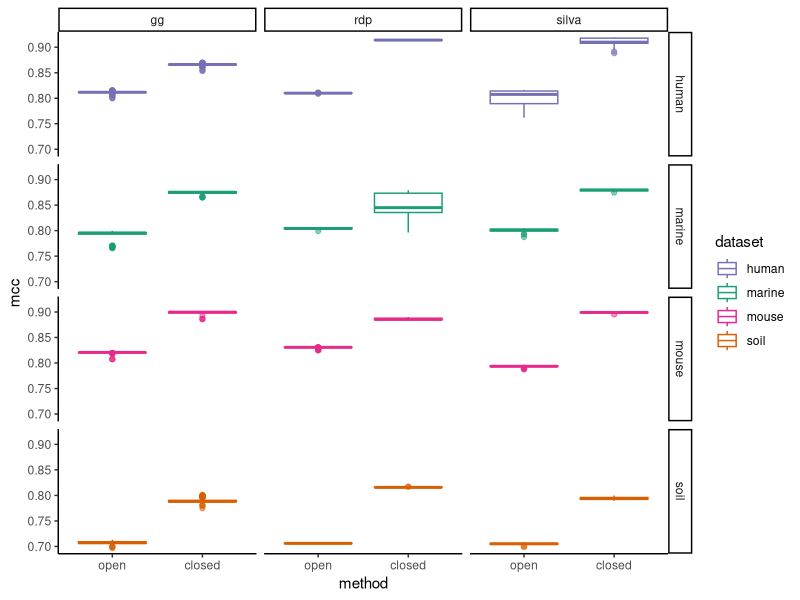
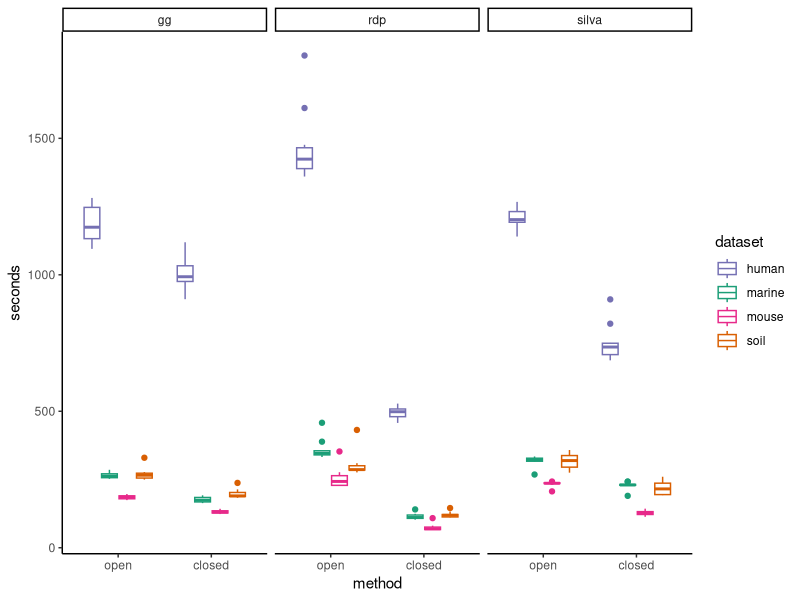
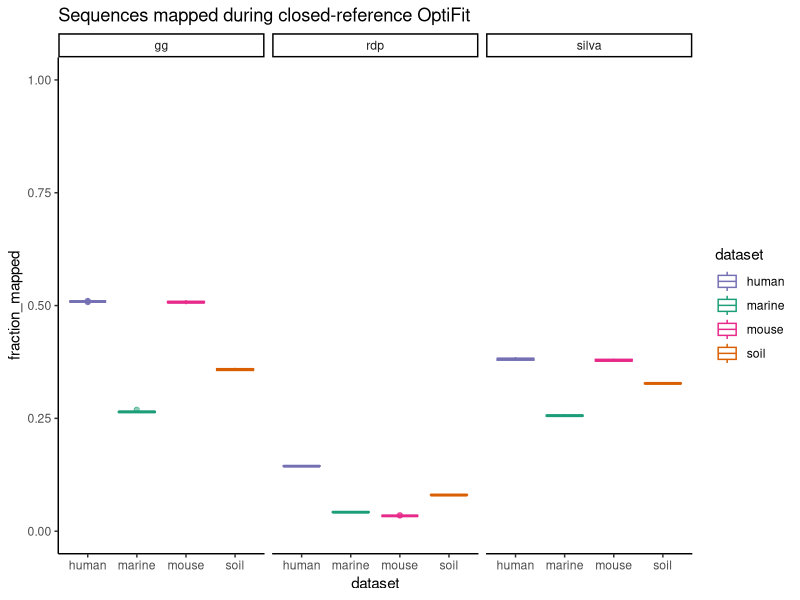

The R source for these figures, in order:
## ---- chunk 1
knitr::opts_chunk$set(echo = TRUE,
                      message = FALSE,
                      fig.path = "figures/"
                      )
## ---- chunk 2
library(here)
library(knitr)
library(tidyverse)
theme_set(theme_classic())
color_palette <- RColorBrewer::brewer.pal(4, "Dark2")
dataset_colors <- c(
  human = color_palette[[3]],
  marine = color_palette[[1]],
  mouse = color_palette[[4]],
  soil = color_palette[[2]]
)
## ---- chunk 3
relevel_method <- function(df) {
  df %>%
    mutate(method = fct_relevel(method, c("open", "closed", "de_novo")))
}
## ---- chunk 4
sensspec <-
  read_tsv(here('subworkflows/2_fit_reference_db/results/sensspec.tsv')) %>%
  relevel_method()
sensspec %>%
  group_by(dataset, method) %>%
  ggplot(aes(x = method, y = mcc, color = dataset)) +
  geom_boxplot(alpha = 0.5) +
  scale_color_manual(values = dataset_colors) +
  #ylim(0, 1) +
  facet_grid(dataset ~ ref)
## ---- chunk 5
benchmarks <-
  read_tsv(here('subworkflows/2_fit_reference_db/results/benchmarks.tsv')) %>%
  relevel_method
benchmarks %>%
  group_by(dataset, method) %>%
  ggplot(aes(x = method, y = s, color = dataset)) +
  geom_boxplot() +
  scale_color_manual(values = dataset_colors) +  
  facet_wrap("ref") +
  labs(y = 'seconds')
## ---- chunk 6
dataset_sizes <-
  read_tsv(here('subworkflows/1_prep_samples/results/dataset_sizes.tsv'))
kable(dataset_sizes)
## ---- chunk 7
ref_sizes <-
  read_tsv(here('subworkflows/2_fit_reference_db/results/ref_sizes.tsv'))
kable(ref_sizes)
## ---- chunk 8
fractions <- read_tsv(here('subworkflows/2_fit_reference_db/results/fraction_reads_mapped.tsv'))
fractions %>% 
  ggplot(aes(x=dataset, y=fraction_mapped, color=dataset)) +
  geom_boxplot(alpha = 0.5) +
  scale_color_manual(values = dataset_colors) +
  facet_wrap("ref") +
  ylim(0, 1) +
  labs(title="Sequences mapped during closed-reference OptiFit")
